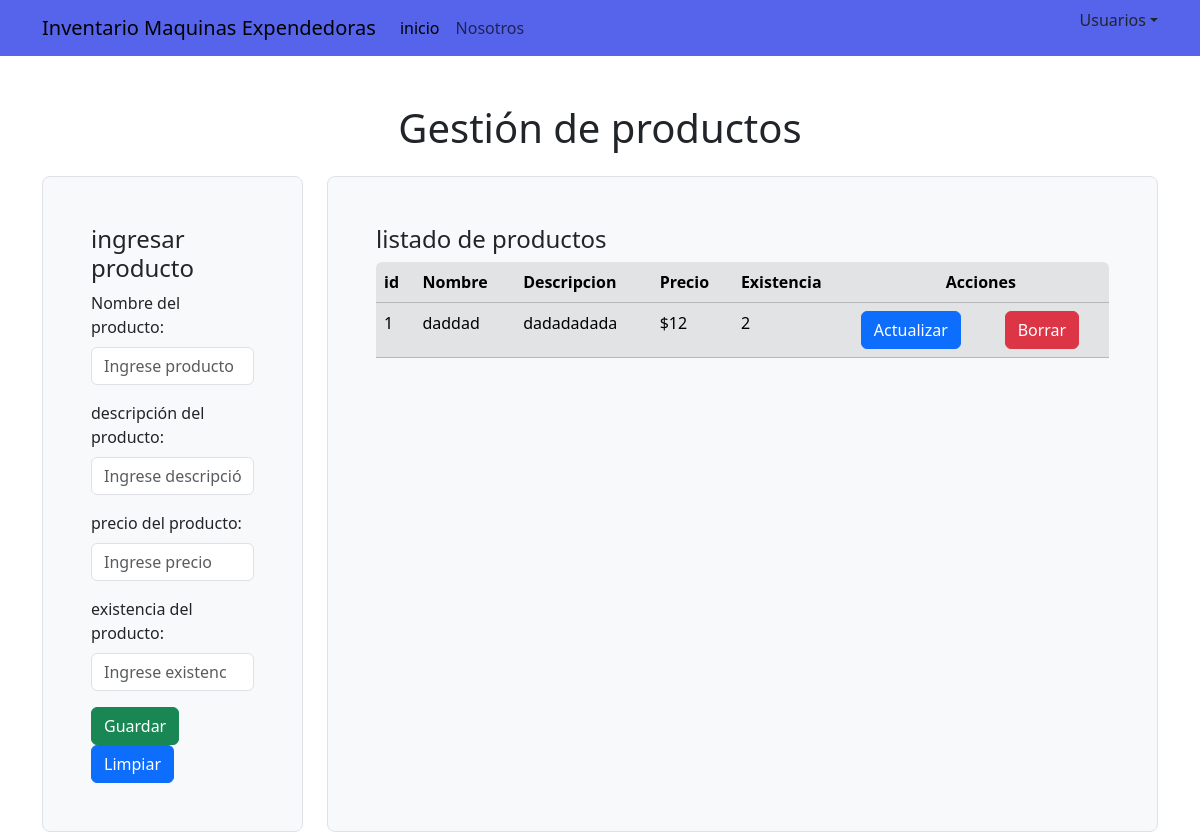
Before: /productos.php with the older database file.
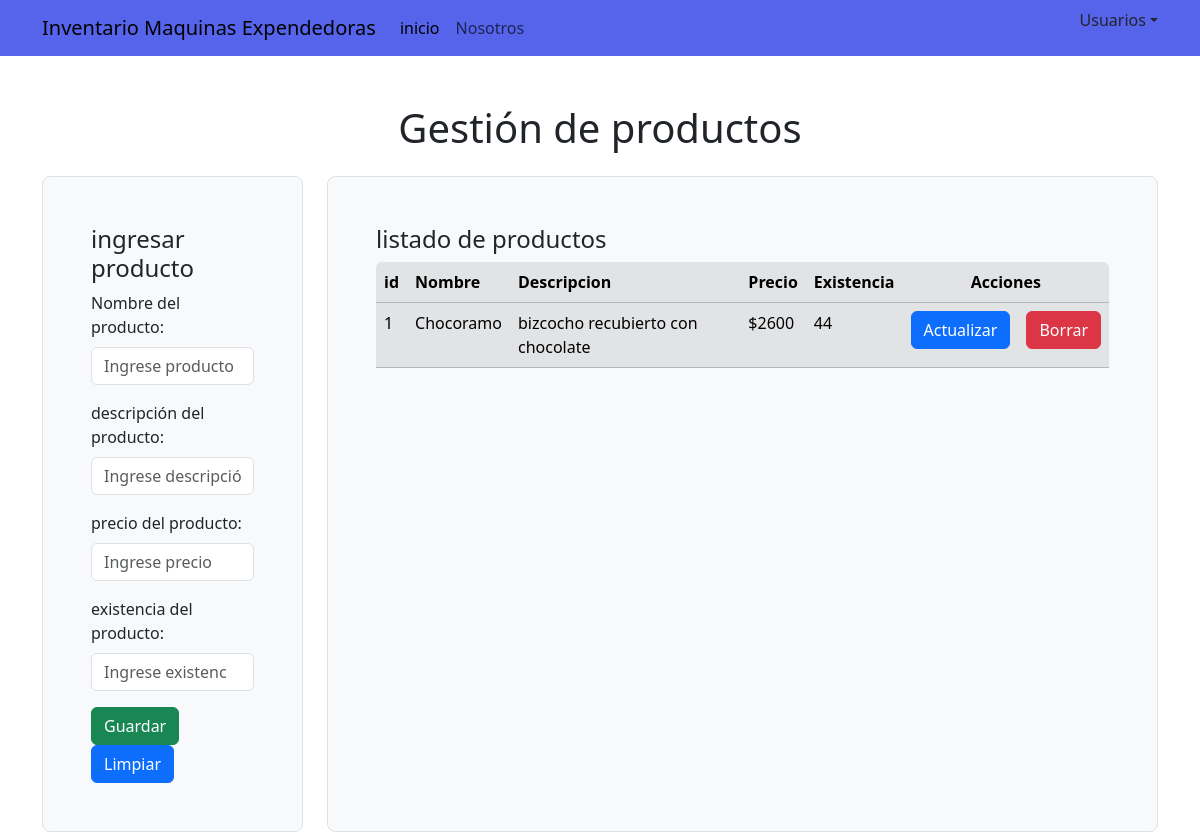
After: the same page with the newer database file.
### tables this page shows
CREATE TABLE `inventario` (
  `id` int(11) NOT NULL,
  `Nombre` text NOT NULL,
  `Descripcion` text NOT NULL,
  `Precio` int(11) NOT NULL,
  `Existencia` int(11) NOT NULL
);

### productos.php (the view, shortened to what the changed rows need)
<?php
    include_once ("modulos/conexion.php");
?>
<?php
    include_once ("modulos/header.php")
?>
    <body>
        <main>
        <div class="container mt-5">
            <h1 class="text-center">Gestión de productos</h1>
                <div class="row align-items-md-stretch pt-3">
            <div class="col-md-9">
                <div
                class="h-100 p-5 text-dark bg-light border rounded-3"
                >
                <?php
                            $qry ="SELECT * FROM inventario";
                            $res = mysqli_query($conn, $qry);
                            ?>
                        <div
                        class="table-responsive rounded-2"
                        >
                        <table
                        class="table table-secondary"
                        >
                        <thead>
                            <tr>
                                <th scope="col">id</th>
                                <th scope="col">Nombre</th>
                                <th scope="col">Descripcion</th>
                                <th scope="col">Precio</th>
                                <th scope="col">Existencia</th>
                                <th scope="col" colspan="2"> <center>Acciones</center></th>
                            </tr>
                        </thead>
                        <tbody>
                            <?php
                                        while ($fila = mysqli_fetch_assoc($res)) {
                                            ?>
                                    <tr class="">
                                        <td scope="row"><?php echo $fila['id']?></td>
                                        <td><?php echo $fila['Nombre']?></td>
                                        <td><?php echo $fila['Descripcion']?></td>
                                        <td>$<?php echo $fila['Precio']?></td>
                                        <td><?php echo $fila['Existencia']?></td>
                                        <td> <a href="editar_prod.php?id=<?php echo $fila['id'] ?>" class="btn btn-primary">Actualizar</a></td>
                                        <td> <a href="?id=<?php echo $fila['id'] ?>" class="btn btn-danger">Borrar</a></td>
                                    </tr>
                                    <?php
                                        }
                                        ?>
                                </tbody>
                            </table>
                        </div>
                    </div>
                </div>
            </div>
        </div>
        </main>
        <?php
    include_once ("modulos/footer.php")
?>

Changed rows visible on the page:
changed inventario id 1: Nombre "daddad" → "Chocoramo"; Descripcion "dadadadada" → "bizcocho recubierto con chocolate"; Precio "12" → "2600"; Existencia "2" → "44"
